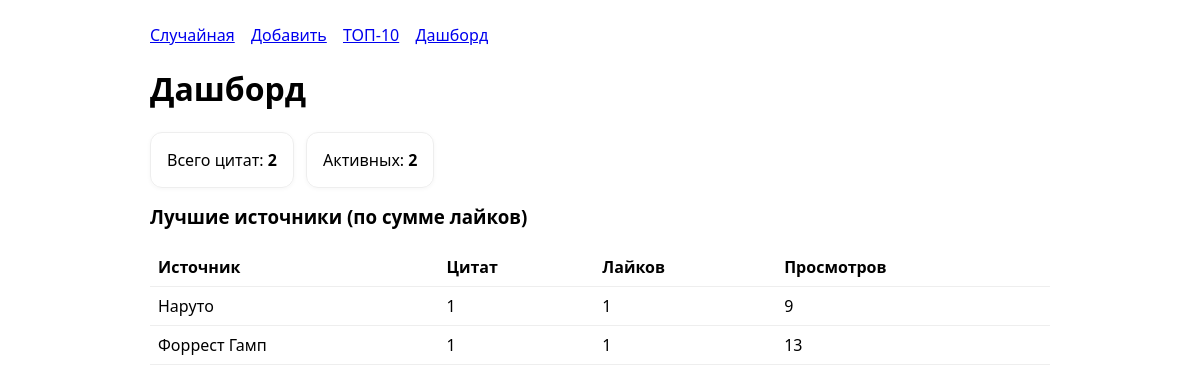
/dashboard/, run on the app's committed database.
### quotes/models.py (models this page shows, shortened)
class Source(models.Model):
    name = models.CharField(max_length=255, unique=True)
    type = models.CharField(
        max_length=50,
        choices=[('movie', 'Movie'), ('book', 'Book'), ('other', 'Other')],
        default='other'
    )
    created_at = models.DateTimeField(auto_now_add=True)
    class Meta:
        ordering = ['name']

### quotes/views.py (the view)
# urls.py: path('dashboard/', views.dashboard, name='dashboard'),
def dashboard(request):
    total_quotes = Quote.objects.count()
    active_quotes = Quote.objects.filter(is_active=True).count()
    top_sources = (Quote.objects.filter(is_active=True)
                   .values('source__name')
                   .annotate(cnt=Count('id'), likes=Sum('likes'), views=Sum('views'))
                   .order_by('-likes')[:10])
    return render(request, 'quotes/dashboard.html', {
        'total_quotes': total_quotes,
        'active_quotes': active_quotes,
        'top_sources': top_sources,
    })

### templates/quotes/dashboard.html (shortened to what this page needs)
{% extends 'base.html' %}
{% block content %}
  <h1>Дашборд</h1>
  <div class="row">
    <div class="card">Всего цитат: <b>{{ total_quotes }}</b></div>
    <div class="card">Активных: <b>{{ active_quotes }}</b></div>
  </div>
  <h3 style="margin-top:16px">Лучшие источники (по сумме лайков)</h3>
  <table>
    <thead><tr><th>Источник</th><th>Цитат</th><th>Лайков</th><th>Просмотров</th></tr></thead>
    <tbody>
    {% for s in top_sources %}
      <tr>
        <td>{{ s.source__name }}</td>
        <td>{{ s.cnt }}</td>
        <td>{{ s.likes|default:0 }}</td>
        <td>{{ s.views|default:0 }}</td>
      </tr>
    {% empty %}
      <tr><td colspan="4">Недостаточно данных</td></tr>
    {% endfor %}
    </tbody>
  </table>
{% endblock %}

### templates/base.html (style rules this page uses)
body { font-family: system-ui, sans-serif; max-width: 900px; margin: 24px auto; padding: 0 16px; }
.card { border: 1px solid #eee; border-radius: 12px; padding: 16px; box-shadow: 0 1px 4px rgba(0,0,0,.04); }
.row { display: flex; gap: 12px; align-items: center; }
table { width: 100%; border-collapse: collapse; }
th, td { padding: 8px; border-bottom: 1px solid #eee; text-align: left; }

### data on the page
Source: source__name "Форрест Гамп", cnt "1", likes "1", views "13"

### other printed values
{{ total_quotes }} "2"
{{ active_quotes }} "2"
{{ s.source__name }} "Наруто"
{{ s.cnt }} "1"
{{ s.likes|default:0 }} "1"
{{ s.views|default:0 }} "9"
